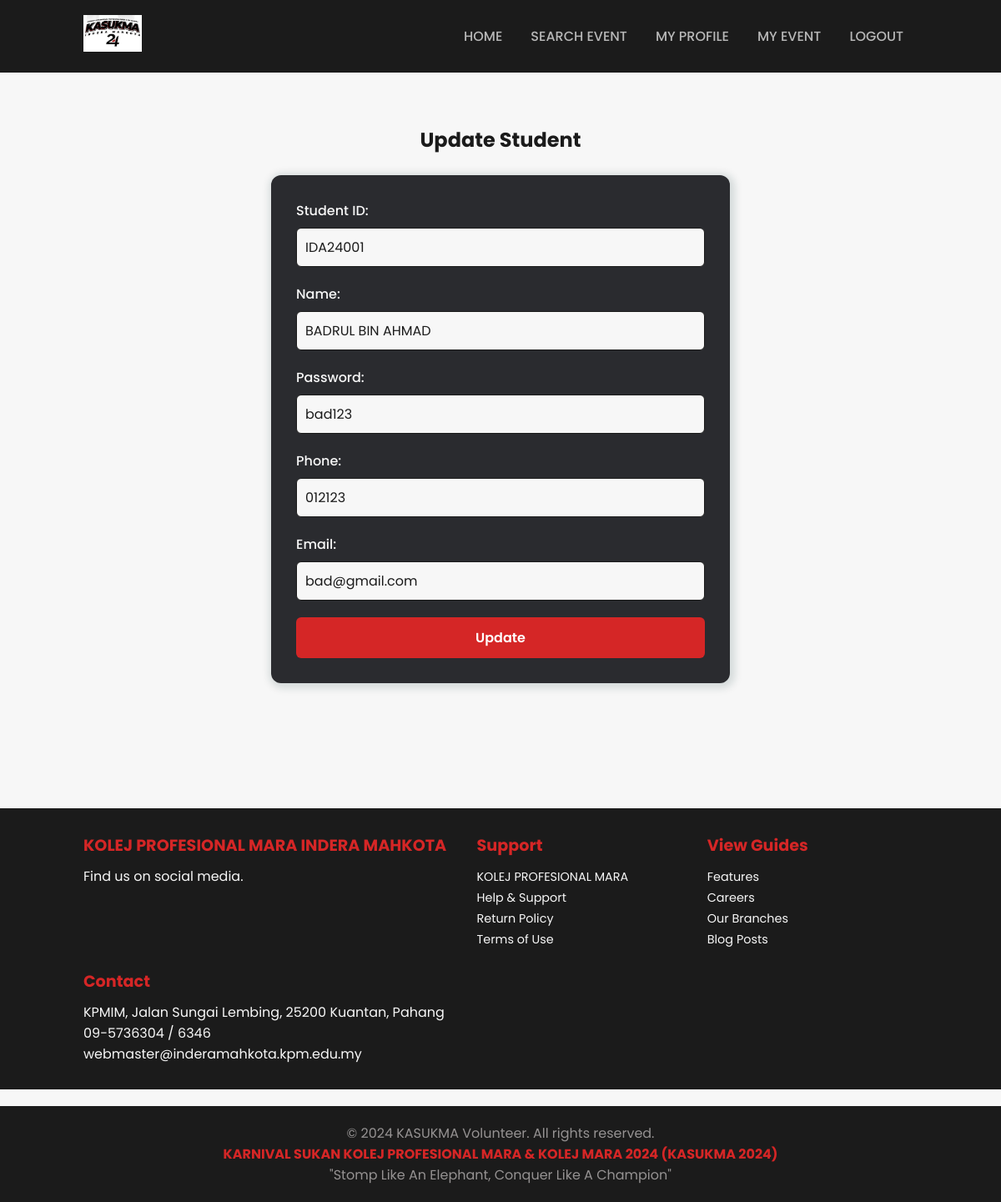
Screenshot of /kasukma_page/update_student/IDA24001/ with the database file from the repository.
### library/models.py (models this page shows)
class Student(models.Model):
    studentid = models.CharField(max_length=10, primary_key=True)
    password = models.CharField(max_length=100)
    studentname = models.TextField()
    phone = models.CharField(max_length=20)
    email = models.CharField(max_length=100)

### library/views.py (the view)
# urls.py: path('update_student/<str:studentid>/', views.update_student, name='update_student'),
def update_student(request, studentid):
    data = Student.objects.get(studentid=studentid)
    context = {
        'data1': data
    }
    return render(request, "update_student.html", context)

### library/templates/update_student.html (shortened to what this page needs)
{% load static %}
<!DOCTYPE html>
<html lang="en">
<head>
</head>
<body>
    <header>
        <a href="#" class="logo">
        <img src="{% static 'image/kasukma24.jpg' %}" alt="Volunteer image">
        </a>
        <ul class="navbar">
            <li><a href="{% url 'homepage' %}">Home</a></li>
            <li><a href="{% url 'search_event' %}">Search Event</a></li>
            <li><a href="{% url 'myprofile' %}">My Profile</a></li>
            <li><a href="{% url 'event' %}">My Event</a></li>
            <li><a href="{% url 'logout' %}">Logout</a></li>
        </ul>
    </header>
    <main>
        <section class="update-section">
            <h2>Update Student</h2><br>
        <form action="{% url 'save_update_student' data1.studentid %}" method="post" class="update-form">
            <div class="form-group">
                <label for="studentid">Student ID:</label>
                <input type="text" id="studentid" name="studentid" value="{{ data1.studentid }}" disabled="true">
            </div>
            <div class="form-group">
                <label for="name">Name:</label>
                <input type="text" id="name" name="name" value="{{ data1.studentname }}">
            </div>
            <div class="form-group">
                <label for="psw">Password:</label>
                <input type="text" id="psw" name="psw" value="{{ data1.password }}">
            </div>
            <div class="form-group">
                <label for="phone">Phone:</label>
                <input type="text" id="phone" name="phone" value="{{ data1.phone }}">
            </div>
            <div class="form-group">
                <label for="email">Email:</label>
                <input type="text" id="email" name="email" value="{{ data1.email }}">
            </div>
            <input type="submit" value="Update" class="btn-submit">
        </form>
        </section>
    </main>
     <section class="footer">
        <div class="footer-box">
            <h3>KOLEJ PROFESIONAL MARA INDERA MAHKOTA</h3>
            <p>Find us on social media.</p>
        </div>
        <div class="footer-box">
            <h3>Support</h3>
            <ul>
                <li><a href="#">KOLEJ PROFESIONAL MARA</a></li>
                <li><a href="#">Help & Support</a></li>
                <li><a href="#">Return Policy</a></li>
                <li><a href="#">Terms of Use</a></li>
            </ul>
        </div>
        <div class="footer-box">
            <h3>View Guides</h3>
            <ul>
                <li><a href="#">Features</a></li>
                <li><a href="#">Careers</a></li>
                <li><a href="#">Our Branches</a></li>
                <li><a href="#">Blog Posts</a></li>
            </ul>
        </div>
        <div class="footer-box">
            <h3>Contact</h3>
            <div class="contact">
                <span> KPMIM, Jalan Sungai Lembing, 25200 Kuantan, Pahang </span><br>
                <span>09-5736304 / 6346 </span><br>
                <span>webmaster@inderamahkota.kpm.edu.my</span>
            </div>
        </div>
    </section>
    <section class="banner">
        <p>&copy; 2024 KASUKMA Volunteer. All rights reserved.</p>
        <h4>KARNIVAL SUKAN KOLEJ PROFESIONAL MARA & KOLEJ MARA 2024 (KASUKMA 2024)</h4>
        <p>"Stomp Like An Elephant, Conquer Like A Champion"</p>
    </section>
</body>
</html>

### library/templates/update_student.html (style rules this page uses)
* { font-family: 'Poppins', sans-serif; margin: 0; padding: 0; box-sizing: border-box; scroll-padding-top: 4rem; scroll-behavior: smooth; list-style: none; text-decoration: none; }
body { color: var(--text-color); background-color: var(--second-color); }
:root { --main-color: #d52626; --second-color: #f7f7f7; --text-color: #1b1b1b; --bg-color: #b7b7b7; --box-shadow: 2px 2px 10px 4px rgb(14 55 54 / 15%); }
header { position: fixed; width: 100%; top: 0; right: 0; z-index: 1000; display: flex; justify-content: space-between; align-items: center; padding: 18px 100px; background: var(--text-color); transition: 0.5s linear; }
.logo img { width: 70px; }
.navbar { display: flex; }
.navbar a { padding: 8px 17px; color: var(--bg-color); font-size: 1rem; text-transform: uppercase; font-weight: 500; }
.update-section { padding: 150px 50px; text-align: center; }
.update-form { width: 50%; margin: 0 auto; background-color: #2a2b2f; padding: 30px; border-radius: 12px; box-shadow: var(--box-shadow); }
.update-form .form-group { margin-bottom: 20px; text-align: left; }
.update-form label { display: block; font-size: 1rem; font-weight: 500; color: var(--second-color); margin-bottom: 8px; }
.update-form input[type="text"] { width: 100%; padding: 10px; font-size: 1rem; border: 1px solid var(--text-color); border-radius: 6px; background-color: var(--second-color); color: var(--text-color); }
.btn-submit { width: 100%; padding: 12px; background-color: var(--main-color); color: white; border: none; border-radius: 6px; font-size: 1rem; font-weight: 600; cursor: pointer; transition: background-color 0.3s ease; }
.footer { display: grid; grid-template-columns: repeat(auto-fit, minmax(240px, auto)); gap: 1.5rem; padding: 30px 100px; background-color: var(--text-color); color: var(--second-color); }
.footer-box h3 { font-size: 1.2rem; margin-bottom: 10px; color: var(--main-color); }
.footer-box ul li a { font-size: 0.9rem; color: var(--second-color); transition: color 0.3s ease; }
.banner { padding: 20px; text-align: center; background: var(--text-color); color: rgb(149, 146, 146); margin-top: 20px; }
.banner h4 { color: var(--main-color); }

### rows the page displays
Student: studentid "IDA24001", name "BADRUL BIN AHMAD", psw "bad123", phone "012123", email "bad@gmail.com"
